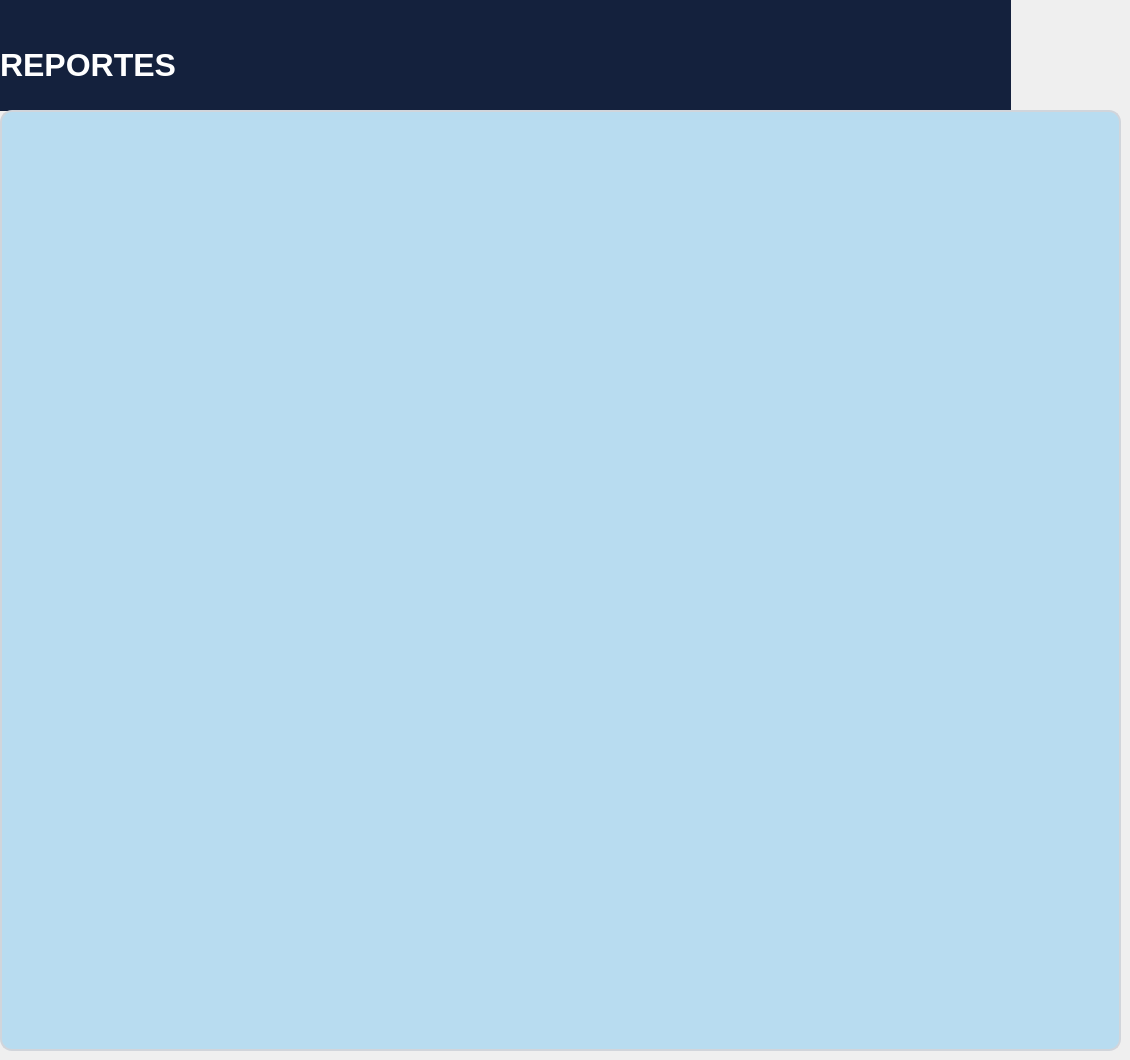
   <widget class="QWidget" name="pagina10">
    <widget class="QLabel" name="label_29">
     <property name="geometry">
      <rect>
       <x>0</x>
       <y>0</y>
       <width>1011</width>
       <height>111</height>
      </rect>
     </property>
     <property name="minimumSize">
      <size>
       <width>100</width>
       <height>70</height>
      </size>
     </property>
     <property name="font">
      <font>
       <pointsize>-1</pointsize>
       <weight>75</weight>
       <bold>true</bold>
      </font>
     </property>
     <property name="styleSheet">
      <string notr="true">background-color: #14213D;
color: white;
font-size: 18px;
font-weight: bold;</string>
     </property>
     <property name="text">
      <string/>
     </property>
    </widget>
    <widget class="QLabel" name="label_125">
     <property name="geometry">
      <rect>
       <x>0</x>
       <y>20</y>
       <width>851</width>
       <height>91</height>
      </rect>
     </property>
     <property name="font">
      <font>
       <pointsize>24</pointsize>
       <weight>75</weight>
       <bold>true</bold>
      </font>
     </property>
     <property name="text">
      <string>&lt;html&gt;&lt;head/&gt;&lt;body&gt;&lt;p&gt;&lt;span style=&quot; color:#ffffff;&quot;&gt;REPORTES&lt;/span&gt;&lt;/p&gt;&lt;/body&gt;&lt;/html&gt;</string>
     </property>
    </widget>
    <widget class="QLabel" name="label_126">
     <property name="geometry">
      <rect>
       <x>0</x>
       <y>110</y>
       <width>1121</width>
       <height>941</height>
      </rect>
     </property>
     <property name="font">
      <font>
       <pointsize>14</pointsize>
      </font>
     </property>
     <property name="styleSheet">
      <string notr="true">QLabel {
    background-color: #B8DCF0;
    color: #14220D;
    border: 2px solid #D1D5DB;
    border-radius: 12px;
    padding: 10px;
}</string>
     </property>
     <property name="text">
      <string/>
     </property>
    </widget>
   </widget>
